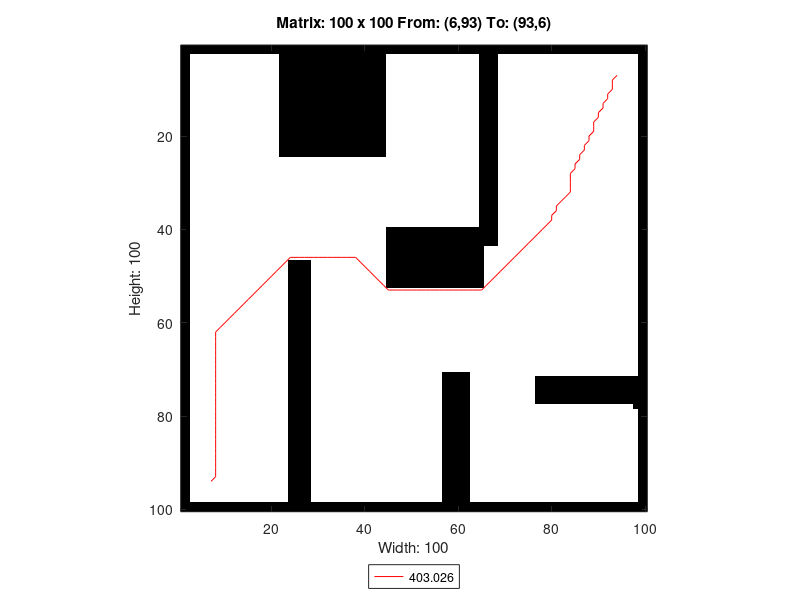

The MATLAB source for this figure:
A=[0 0 0 0 0 0 0 0 0 0 0 0 0 0 0 0 0 0 0 0 0 0 0 0 0 0 0 0 0 0 0 0 0 0 0 0 0 0 0 0 0 0 0 0 0 0 0 0 0 0 0 0 0 0 0 0 0 0 0 0 0 0 0 0 0 0 0 0 0 0 0 0 0 0 0 0 0 0 0 0 0 0 0 0 0 0 0 0 0 0 0 0 0 0 0 0 0 0 0 0 ;
0 0 0 0 0 0 0 0 0 0 0 0 0 0 0 0 0 0 0 0 0 0 0 0 0 0 0 0 0 0 0 0 0 0 0 0 0 0 0 0 0 0 0 0 0 0 0 0 0 0 0 0 0 0 0 0 0 0 0 0 0 0 0 0 0 0 0 0 0 0 0 0 0 0 0 0 0 0 0 0 0 0 0 0 0 0 0 0 0 0 0 0 0 0 0 0 0 0 0 0 ;
0 0 1 1 1 1 1 1 1 1 1 1 1 1 1 1 1 1 1 1 1 0 0 0 0 0 0 0 0 0 0 0 0 0 0 0 0 0 0 0 0 0 0 0 1 1 1 1 1 1 1 1 1 1 1 1 1 1 1 1 1 1 1 1 0 0 0 0 1 1 1 1 1 1 1 1 1 1 1 1 1 1 1 1 1 1 1 1 1 1 1 1 1 1 1 1 1 1 0 0 ;
0 0 1 1 1 1 1 1 1 1 1 1 1 1 1 1 1 1 1 1 1 0 0 0 0 0 0 0 0 0 0 0 0 0 0 0 0 0 0 0 0 0 0 0 1 1 1 1 1 1 1 1 1 1 1 1 1 1 1 1 1 1 1 1 0 0 0 0 1 1 1 1 1 1 1 1 1 1 1 1 1 1 1 1 1 1 1 1 1 1 1 1 1 1 1 1 1 1 0 0 ;
0 0 1 1 1 1 1 1 1 1 1 1 1 1 1 1 1 1 1 1 1 0 0 0 0 0 0 0 0 0 0 0 0 0 0 0 0 0 0 0 0 0 0 0 1 1 1 1 1 1 1 1 1 1 1 1 1 1 1 1 1 1 1 1 0 0 0 0 1 1 1 1 1 1 1 1 1 1 1 1 1 1 1 1 1 1 1 1 1 1 1 1 1 1 1 1 1 1 0 0 ;
0 0 1 1 1 1 1 1 1 1 1 1 1 1 1 1 1 1 1 1 1 0 0 0 0 0 0 0 0 0 0 0 0 0 0 0 0 0 0 0 0 0 0 0 1 1 1 1 1 1 1 1 1 1 1 1 1 1 1 1 1 1 1 1 0 0 0 0 1 1 1 1 1 1 1 1 1 1 1 1 1 1 1 1 1 1 1 1 1 1 1 1 1 1 1 1 1 1 0 0 ;
0 0 1 1 1 1 1 1 1 1 1 1 1 1 1 1 1 1 1 1 1 0 0 0 0 0 0 0 0 0 0 0 0 0 0 0 0 0 0 0 0 0 0 0 1 1 1 1 1 1 1 1 1 1 1 1 1 1 1 1 1 1 1 1 0 0 0 0 1 1 1 1 1 1 1 1 1 1 1 1 1 1 1 1 1 1 1 1 1 1 1 1 1 1 1 1 1 1 0 0 ;
0 0 1 1 1 1 1 1 1 1 1 1 1 1 1 1 1 1 1 1 1 0 0 0 0 0 0 0 0 0 0 0 0 0 0 0 0 0 0 0 0 0 0 0 1 1 1 1 1 1 1 1 1 1 1 1 1 1 1 1 1 1 1 1 0 0 0 0 1 1 1 1 1 1 1 1 1 1 1 1 1 1 1 1 1 1 1 1 1 1 1 1 1 1 1 1 1 1 0 0 ;
0 0 1 1 1 1 1 1 1 1 1 1 1 1 1 1 1 1 1 1 1 0 0 0 0 0 0 0 0 0 0 0 0 0 0 0 0 0 0 0 0 0 0 0 1 1 1 1 1 1 1 1 1 1 1 1 1 1 1 1 1 1 1 1 0 0 0 0 1 1 1 1 1 1 1 1 1 1 1 1 1 1 1 1 1 1 1 1 1 1 1 1 1 1 1 1 1 1 0 0 ;
0 0 1 1 1 1 1 1 1 1 1 1 1 1 1 1 1 1 1 1 1 0 0 0 0 0 0 0 0 0 0 0 0 0 0 0 0 0 0 0 0 0 0 0 1 1 1 1 1 1 1 1 1 1 1 1 1 1 1 1 1 1 1 1 0 0 0 0 1 1 1 1 1 1 1 1 1 1 1 1 1 1 1 1 1 1 1 1 1 1 1 1 1 1 1 1 1 1 0 0 ;
0 0 1 1 1 1 1 1 1 1 1 1 1 1 1 1 1 1 1 1 1 0 0 0 0 0 0 0 0 0 0 0 0 0 0 0 0 0 0 0 0 0 0 0 1 1 1 1 1 1 1 1 1 1 1 1 1 1 1 1 1 1 1 1 0 0 0 0 1 1 1 1 1 1 1 1 1 1 1 1 1 1 1 1 1 1 1 1 1 1 1 1 1 1 1 1 1 1 0 0 ;
0 0 1 1 1 1 1 1 1 1 1 1 1 1 1 1 1 1 1 1 1 0 0 0 0 0 0 0 0 0 0 0 0 0 0 0 0 0 0 0 0 0 0 0 1 1 1 1 1 1 1 1 1 1 1 1 1 1 1 1 1 1 1 1 0 0 0 0 1 1 1 1 1 1 1 1 1 1 1 1 1 1 1 1 1 1 1 1 1 1 1 1 1 1 1 1 1 1 0 0 ;
0 0 1 1 1 1 1 1 1 1 1 1 1 1 1 1 1 1 1 1 1 0 0 0 0 0 0 0 0 0 0 0 0 0 0 0 0 0 0 0 0 0 0 0 1 1 1 1 1 1 1 1 1 1 1 1 1 1 1 1 1 1 1 1 0 0 0 0 1 1 1 1 1 1 1 1 1 1 1 1 1 1 1 1 1 1 1 1 1 1 1 1 1 1 1 1 1 1 0 0 ;
0 0 1 1 1 1 1 1 1 1 1 1 1 1 1 1 1 1 1 1 1 0 0 0 0 0 0 0 0 0 0 0 0 0 0 0 0 0 0 0 0 0 0 0 1 1 1 1 1 1 1 1 1 1 1 1 1 1 1 1 1 1 1 1 0 0 0 0 1 1 1 1 1 1 1 1 1 1 1 1 1 1 1 1 1 1 1 1 1 1 1 1 1 1 1 1 1 1 0 0 ;
0 0 1 1 1 1 1 1 1 1 1 1 1 1 1 1 1 1 1 1 1 0 0 0 0 0 0 0 0 0 0 0 0 0 0 0 0 0 0 0 0 0 0 0 1 1 1 1 1 1 1 1 1 1 1 1 1 1 1 1 1 1 1 1 0 0 0 0 1 1 1 1 1 1 1 1 1 1 1 1 1 1 1 1 1 1 1 1 1 1 1 1 1 1 1 1 1 1 0 0 ;
0 0 1 1 1 1 1 1 1 1 1 1 1 1 1 1 1 1 1 1 1 0 0 0 0 0 0 0 0 0 0 0 0 0 0 0 0 0 0 0 0 0 0 0 1 1 1 1 1 1 1 1 1 1 1 1 1 1 1 1 1 1 1 1 0 0 0 0 1 1 1 1 1 1 1 1 1 1 1 1 1 1 1 1 1 1 1 1 1 1 1 1 1 1 1 1 1 1 0 0 ;
0 0 1 1 1 1 1 1 1 1 1 1 1 1 1 1 1 1 1 1 1 0 0 0 0 0 0 0 0 0 0 0 0 0 0 0 0 0 0 0 0 0 0 0 1 1 1 1 1 1 1 1 1 1 1 1 1 1 1 1 1 1 1 1 0 0 0 0 1 1 1 1 1 1 1 1 1 1 1 1 1 1 1 1 1 1 1 1 1 1 1 1 1 1 1 1 1 1 0 0 ;
0 0 1 1 1 1 1 1 1 1 1 1 1 1 1 1 1 1 1 1 1 0 0 0 0 0 0 0 0 0 0 0 0 0 0 0 0 0 0 0 0 0 0 0 1 1 1 1 1 1 1 1 1 1 1 1 1 1 1 1 1 1 1 1 0 0 0 0 1 1 1 1 1 1 1 1 1 1 1 1 1 1 1 1 1 1 1 1 1 1 1 1 1 1 1 1 1 1 0 0 ;
0 0 1 1 1 1 1 1 1 1 1 1 1 1 1 1 1 1 1 1 1 0 0 0 0 0 0 0 0 0 0 0 0 0 0 0 0 0 0 0 0 0 0 0 1 1 1 1 1 1 1 1 1 1 1 1 1 1 1 1 1 1 1 1 0 0 0 0 1 1 1 1 1 1 1 1 1 1 1 1 1 1 1 1 1 1 1 1 1 1 1 1 1 1 1 1 1 1 0 0 ;
0 0 1 1 1 1 1 1 1 1 1 1 1 1 1 1 1 1 1 1 1 0 0 0 0 0 0 0 0 0 0 0 0 0 0 0 0 0 0 0 0 0 0 0 1 1 1 1 1 1 1 1 1 1 1 1 1 1 1 1 1 1 1 1 0 0 0 0 1 1 1 1 1 1 1 1 1 1 1 1 1 1 1 1 1 1 1 1 1 1 1 1 1 1 1 1 1 1 0 0 ;
0 0 1 1 1 1 1 1 1 1 1 1 1 1 1 1 1 1 1 1 1 0 0 0 0 0 0 0 0 0 0 0 0 0 0 0 0 0 0 0 0 0 0 0 1 1 1 1 1 1 1 1 1 1 1 1 1 1 1 1 1 1 1 1 0 0 0 0 1 1 1 1 1 1 1 1 1 1 1 1 1 1 1 1 1 1 1 1 1 1 1 1 1 1 1 1 1 1 0 0 ;
0 0 1 1 1 1 1 1 1 1 1 1 1 1 1 1 1 1 1 1 1 0 0 0 0 0 0 0 0 0 0 0 0 0 0 0 0 0 0 0 0 0 0 0 1 1 1 1 1 1 1 1 1 1 1 1 1 1 1 1 1 1 1 1 0 0 0 0 1 1 1 1 1 1 1 1 1 1 1 1 1 1 1 1 1 1 1 1 1 1 1 1 1 1 1 1 1 1 0 0 ;
0 0 1 1 1 1 1 1 1 1 1 1 1 1 1 1 1 1 1 1 1 0 0 0 0 0 0 0 0 0 0 0 0 0 0 0 0 0 0 0 0 0 0 0 1 1 1 1 1 1 1 1 1 1 1 1 1 1 1 1 1 1 1 1 0 0 0 0 1 1 1 1 1 1 1 1 1 1 1 1 1 1 1 1 1 1 1 1 1 1 1 1 1 1 1 1 1 1 0 0 ;
0 0 1 1 1 1 1 1 1 1 1 1 1 1 1 1 1 1 1 1 1 0 0 0 0 0 0 0 0 0 0 0 0 0 0 0 0 0 0 0 0 0 0 0 1 1 1 1 1 1 1 1 1 1 1 1 1 1 1 1 1 1 1 1 0 0 0 0 1 1 1 1 1 1 1 1 1 1 1 1 1 1 1 1 1 1 1 1 1 1 1 1 1 1 1 1 1 1 0 0 ;
0 0 1 1 1 1 1 1 1 1 1 1 1 1 1 1 1 1 1 1 1 1 1 1 1 1 1 1 1 1 1 1 1 1 1 1 1 1 1 1 1 1 1 1 1 1 1 1 1 1 1 1 1 1 1 1 1 1 1 1 1 1 1 1 0 0 0 0 1 1 1 1 1 1 1 1 1 1 1 1 1 1 1 1 1 1 1 1 1 1 1 1 1 1 1 1 1 1 0 0 ;
0 0 1 1 1 1 1 1 1 1 1 1 1 1 1 1 1 1 1 1 1 1 1 1 1 1 1 1 1 1 1 1 1 1 1 1 1 1 1 1 1 1 1 1 1 1 1 1 1 1 1 1 1 1 1 1 1 1 1 1 1 1 1 1 0 0 0 0 1 1 1 1 1 1 1 1 1 1 1 1 1 1 1 1 1 1 1 1 1 1 1 1 1 1 1 1 1 1 0 0 ;
0 0 1 1 1 1 1 1 1 1 1 1 1 1 1 1 1 1 1 1 1 1 1 1 1 1 1 1 1 1 1 1 1 1 1 1 1 1 1 1 1 1 1 1 1 1 1 1 1 1 1 1 1 1 1 1 1 1 1 1 1 1 1 1 0 0 0 0 1 1 1 1 1 1 1 1 1 1 1 1 1 1 1 1 1 1 1 1 1 1 1 1 1 1 1 1 1 1 0 0 ;
0 0 1 1 1 1 1 1 1 1 1 1 1 1 1 1 1 1 1 1 1 1 1 1 1 1 1 1 1 1 1 1 1 1 1 1 1 1 1 1 1 1 1 1 1 1 1 1 1 1 1 1 1 1 1 1 1 1 1 1 1 1 1 1 0 0 0 0 1 1 1 1 1 1 1 1 1 1 1 1 1 1 1 1 1 1 1 1 1 1 1 1 1 1 1 1 1 1 0 0 ;
0 0 1 1 1 1 1 1 1 1 1 1 1 1 1 1 1 1 1 1 1 1 1 1 1 1 1 1 1 1 1 1 1 1 1 1 1 1 1 1 1 1 1 1 1 1 1 1 1 1 1 1 1 1 1 1 1 1 1 1 1 1 1 1 0 0 0 0 1 1 1 1 1 1 1 1 1 1 1 1 1 1 1 1 1 1 1 1 1 1 1 1 1 1 1 1 1 1 0 0 ;
0 0 1 1 1 1 1 1 1 1 1 1 1 1 1 1 1 1 1 1 1 1 1 1 1 1 1 1 1 1 1 1 1 1 1 1 1 1 1 1 1 1 1 1 1 1 1 1 1 1 1 1 1 1 1 1 1 1 1 1 1 1 1 1 0 0 0 0 1 1 1 1 1 1 1 1 1 1 1 1 1 1 1 1 1 1 1 1 1 1 1 1 1 1 1 1 1 1 0 0 ;
0 0 1 1 1 1 1 1 1 1 1 1 1 1 1 1 1 1 1 1 1 1 1 1 1 1 1 1 1 1 1 1 1 1 1 1 1 1 1 1 1 1 1 1 1 1 1 1 1 1 1 1 1 1 1 1 1 1 1 1 1 1 1 1 0 0 0 0 1 1 1 1 1 1 1 1 1 1 1 1 1 1 1 1 1 1 1 1 1 1 1 1 1 1 1 1 1 1 0 0 ;
0 0 1 1 1 1 1 1 1 1 1 1 1 1 1 1 1 1 1 1 1 1 1 1 1 1 1 1 1 1 1 1 1 1 1 1 1 1 1 1 1 1 1 1 1 1 1 1 1 1 1 1 1 1 1 1 1 1 1 1 1 1 1 1 0 0 0 0 1 1 1 1 1 1 1 1 1 1 1 1 1 1 1 1 1 1 1 1 1 1 1 1 1 1 1 1 1 1 0 0 ;
0 0 1 1 1 1 1 1 1 1 1 1 1 1 1 1 1 1 1 1 1 1 1 1 1 1 1 1 1 1 1 1 1 1 1 1 1 1 1 1 1 1 1 1 1 1 1 1 1 1 1 1 1 1 1 1 1 1 1 1 1 1 1 1 0 0 0 0 1 1 1 1 1 1 1 1 1 1 1 1 1 1 1 1 1 1 1 1 1 1 1 1 1 1 1 1 1 1 0 0 ;
0 0 1 1 1 1 1 1 1 1 1 1 1 1 1 1 1 1 1 1 1 1 1 1 1 1 1 1 1 1 1 1 1 1 1 1 1 1 1 1 1 1 1 1 1 1 1 1 1 1 1 1 1 1 1 1 1 1 1 1 1 1 1 1 0 0 0 0 1 1 1 1 1 1 1 1 1 1 1 1 1 1 1 1 1 1 1 1 1 1 1 1 1 1 1 1 1 1 0 0 ;
0 0 1 1 1 1 1 1 1 1 1 1 1 1 1 1 1 1 1 1 1 1 1 1 1 1 1 1 1 1 1 1 1 1 1 1 1 1 1 1 1 1 1 1 1 1 1 1 1 1 1 1 1 1 1 1 1 1 1 1 1 1 1 1 0 0 0 0 1 1 1 1 1 1 1 1 1 1 1 1 1 1 1 1 1 1 1 1 1 1 1 1 1 1 1 1 1 1 0 0 ;
0 0 1 1 1 1 1 1 1 1 1 1 1 1 1 1 1 1 1 1 1 1 1 1 1 1 1 1 1 1 1 1 1 1 1 1 1 1 1 1 1 1 1 1 1 1 1 1 1 1 1 1 1 1 1 1 1 1 1 1 1 1 1 1 0 0 0 0 1 1 1 1 1 1 1 1 1 1 1 1 1 1 1 1 1 1 1 1 1 1 1 1 1 1 1 1 1 1 0 0 ;
0 0 1 1 1 1 1 1 1 1 1 1 1 1 1 1 1 1 1 1 1 1 1 1 1 1 1 1 1 1 1 1 1 1 1 1 1 1 1 1 1 1 1 1 1 1 1 1 1 1 1 1 1 1 1 1 1 1 1 1 1 1 1 1 0 0 0 0 1 1 1 1 1 1 1 1 1 1 1 1 1 1 1 1 1 1 1 1 1 1 1 1 1 1 1 1 1 1 0 0 ;
0 0 1 1 1 1 1 1 1 1 1 1 1 1 1 1 1 1 1 1 1 1 1 1 1 1 1 1 1 1 1 1 1 1 1 1 1 1 1 1 1 1 1 1 1 1 1 1 1 1 1 1 1 1 1 1 1 1 1 1 1 1 1 1 0 0 0 0 1 1 1 1 1 1 1 1 1 1 1 1 1 1 1 1 1 1 1 1 1 1 1 1 1 1 1 1 1 1 0 0 ;
0 0 1 1 1 1 1 1 1 1 1 1 1 1 1 1 1 1 1 1 1 1 1 1 1 1 1 1 1 1 1 1 1 1 1 1 1 1 1 1 1 1 1 1 1 1 1 1 1 1 1 1 1 1 1 1 1 1 1 1 1 1 1 1 0 0 0 0 1 1 1 1 1 1 1 1 1 1 1 1 1 1 1 1 1 1 1 1 1 1 1 1 1 1 1 1 1 1 0 0 ;
0 0 1 1 1 1 1 1 1 1 1 1 1 1 1 1 1 1 1 1 1 1 1 1 1 1 1 1 1 1 1 1 1 1 1 1 1 1 1 1 1 1 1 1 0 0 0 0 0 0 0 0 0 0 0 0 0 0 0 0 0 0 0 0 0 0 0 0 1 1 1 1 1 1 1 1 1 1 1 1 1 1 1 1 1 1 1 1 1 1 1 1 1 1 1 1 1 1 0 0 ;
0 0 1 1 1 1 1 1 1 1 1 1 1 1 1 1 1 1 1 1 1 1 1 1 1 1 1 1 1 1 1 1 1 1 1 1 1 1 1 1 1 1 1 1 0 0 0 0 0 0 0 0 0 0 0 0 0 0 0 0 0 0 0 0 0 0 0 0 1 1 1 1 1 1 1 1 1 1 1 1 1 1 1 1 1 1 1 1 1 1 1 1 1 1 1 1 1 1 0 0 ;
0 0 1 1 1 1 1 1 1 1 1 1 1 1 1 1 1 1 1 1 1 1 1 1 1 1 1 1 1 1 1 1 1 1 1 1 1 1 1 1 1 1 1 1 0 0 0 0 0 0 0 0 0 0 0 0 0 0 0 0 0 0 0 0 0 0 0 0 1 1 1 1 1 1 1 1 1 1 1 1 1 1 1 1 1 1 1 1 1 1 1 1 1 1 1 1 1 1 0 0 ;
0 0 1 1 1 1 1 1 1 1 1 1 1 1 1 1 1 1 1 1 1 1 1 1 1 1 1 1 1 1 1 1 1 1 1 1 1 1 1 1 1 1 1 1 0 0 0 0 0 0 0 0 0 0 0 0 0 0 0 0 0 0 0 0 0 0 0 0 1 1 1 1 1 1 1 1 1 1 1 1 1 1 1 1 1 1 1 1 1 1 1 1 1 1 1 1 1 1 0 0 ;
0 0 1 1 1 1 1 1 1 1 1 1 1 1 1 1 1 1 1 1 1 1 1 1 1 1 1 1 1 1 1 1 1 1 1 1 1 1 1 1 1 1 1 1 0 0 0 0 0 0 0 0 0 0 0 0 0 0 0 0 0 0 0 0 0 1 1 1 1 1 1 1 1 1 1 1 1 1 1 1 1 1 1 1 1 1 1 1 1 1 1 1 1 1 1 1 1 1 0 0 ;
0 0 1 1 1 1 1 1 1 1 1 1 1 1 1 1 1 1 1 1 1 1 1 1 1 1 1 1 1 1 1 1 1 1 1 1 1 1 1 1 1 1 1 1 0 0 0 0 0 0 0 0 0 0 0 0 0 0 0 0 0 0 0 0 0 1 1 1 1 1 1 1 1 1 1 1 1 1 1 1 1 1 1 1 1 1 1 1 1 1 1 1 1 1 1 1 1 1 0 0 ;
0 0 1 1 1 1 1 1 1 1 1 1 1 1 1 1 1 1 1 1 1 1 1 1 1 1 1 1 1 1 1 1 1 1 1 1 1 1 1 1 1 1 1 1 0 0 0 0 0 0 0 0 0 0 0 0 0 0 0 0 0 0 0 0 0 1 1 1 1 1 1 1 1 1 1 1 1 1 1 1 1 1 1 1 1 1 1 1 1 1 1 1 1 1 1 1 1 1 0 0 ;
0 0 1 1 1 1 1 1 1 1 1 1 1 1 1 1 1 1 1 1 1 1 1 0 0 0 0 0 1 1 1 1 1 1 1 1 1 1 1 1 1 1 1 1 0 0 0 0 0 0 0 0 0 0 0 0 0 0 0 0 0 0 0 0 0 1 1 1 1 1 1 1 1 1 1 1 1 1 1 1 1 1 1 1 1 1 1 1 1 1 1 1 1 1 1 1 1 1 0 0 ;
0 0 1 1 1 1 1 1 1 1 1 1 1 1 1 1 1 1 1 1 1 1 1 0 0 0 0 0 1 1 1 1 1 1 1 1 1 1 1 1 1 1 1 1 0 0 0 0 0 0 0 0 0 0 0 0 0 0 0 0 0 0 0 0 0 1 1 1 1 1 1 1 1 1 1 1 1 1 1 1 1 1 1 1 1 1 1 1 1 1 1 1 1 1 1 1 1 1 0 0 ;
0 0 1 1 1 1 1 1 1 1 1 1 1 1 1 1 1 1 1 1 1 1 1 0 0 0 0 0 1 1 1 1 1 1 1 1 1 1 1 1 1 1 1 1 0 0 0 0 0 0 0 0 0 0 0 0 0 0 0 0 0 0 0 0 0 1 1 1 1 1 1 1 1 1 1 1 1 1 1 1 1 1 1 1 1 1 1 1 1 1 1 1 1 1 1 1 1 1 0 0 ;
0 0 1 1 1 1 1 1 1 1 1 1 1 1 1 1 1 1 1 1 1 1 1 0 0 0 0 0 1 1 1 1 1 1 1 1 1 1 1 1 1 1 1 1 0 0 0 0 0 0 0 0 0 0 0 0 0 0 0 0 0 0 0 0 0 1 1 1 1 1 1 1 1 1 1 1 1 1 1 1 1 1 1 1 1 1 1 1 1 1 1 1 1 1 1 1 1 1 0 0 ;
0 0 1 1 1 1 1 1 1 1 1 1 1 1 1 1 1 1 1 1 1 1 1 0 0 0 0 0 1 1 1 1 1 1 1 1 1 1 1 1 1 1 1 1 0 0 0 0 0 0 0 0 0 0 0 0 0 0 0 0 0 0 0 0 0 1 1 1 1 1 1 1 1 1 1 1 1 1 1 1 1 1 1 1 1 1 1 1 1 1 1 1 1 1 1 1 1 1 0 0 ;
0 0 1 1 1 1 1 1 1 1 1 1 1 1 1 1 1 1 1 1 1 1 1 0 0 0 0 0 1 1 1 1 1 1 1 1 1 1 1 1 1 1 1 1 0 0 0 0 0 0 0 0 0 0 0 0 0 0 0 0 0 0 0 0 0 1 1 1 1 1 1 1 1 1 1 1 1 1 1 1 1 1 1 1 1 1 1 1 1 1 1 1 1 1 1 1 1 1 0 0 ;
0 0 1 1 1 1 1 1 1 1 1 1 1 1 1 1 1 1 1 1 1 1 1 0 0 0 0 0 1 1 1 1 1 1 1 1 1 1 1 1 1 1 1 1 1 1 1 1 1 1 1 1 1 1 1 1 1 1 1 1 1 1 1 1 1 1 1 1 1 1 1 1 1 1 1 1 1 1 1 1 1 1 1 1 1 1 1 1 1 1 1 1 1 1 1 1 1 1 0 0 ;
0 0 1 1 1 1 1 1 1 1 1 1 1 1 1 1 1 1 1 1 1 1 1 0 0 0 0 0 1 1 1 1 1 1 1 1 1 1 1 1 1 1 1 1 1 1 1 1 1 1 1 1 1 1 1 1 1 1 1 1 1 1 1 1 1 1 1 1 1 1 1 1 1 1 1 1 1 1 1 1 1 1 1 1 1 1 1 1 1 1 1 1 1 1 1 1 1 1 0 0 ;
0 0 1 1 1 1 1 1 1 1 1 1 1 1 1 1 1 1 1 1 1 1 1 0 0 0 0 0 1 1 1 1 1 1 1 1 1 1 1 1 1 1 1 1 1 1 1 1 1 1 1 1 1 1 1 1 1 1 1 1 1 1 1 1 1 1 1 1 1 1 1 1 1 1 1 1 1 1 1 1 1 1 1 1 1 1 1 1 1 1 1 1 1 1 1 1 1 1 0 0 ;
0 0 1 1 1 1 1 1 1 1 1 1 1 1 1 1 1 1 1 1 1 1 1 0 0 0 0 0 1 1 1 1 1 1 1 1 1 1 1 1 1 1 1 1 1 1 1 1 1 1 1 1 1 1 1 1 1 1 1 1 1 1 1 1 1 1 1 1 1 1 1 1 1 1 1 1 1 1 1 1 1 1 1 1 1 1 1 1 1 1 1 1 1 1 1 1 1 1 0 0 ;
0 0 1 1 1 1 1 1 1 1 1 1 1 1 1 1 1 1 1 1 1 1 1 0 0 0 0 0 1 1 1 1 1 1 1 1 1 1 1 1 1 1 1 1 1 1 1 1 1 1 1 1 1 1 1 1 1 1 1 1 1 1 1 1 1 1 1 1 1 1 1 1 1 1 1 1 1 1 1 1 1 1 1 1 1 1 1 1 1 1 1 1 1 1 1 1 1 1 0 0 ;
0 0 1 1 1 1 1 1 1 1 1 1 1 1 1 1 1 1 1 1 1 1 1 0 0 0 0 0 1 1 1 1 1 1 1 1 1 1 1 1 1 1 1 1 1 1 1 1 1 1 1 1 1 1 1 1 1 1 1 1 1 1 1 1 1 1 1 1 1 1 1 1 1 1 1 1 1 1 1 1 1 1 1 1 1 1 1 1 1 1 1 1 1 1 1 1 1 1 0 0 ;
0 0 1 1 1 1 1 1 1 1 1 1 1 1 1 1 1 1 1 1 1 1 1 0 0 0 0 0 1 1 1 1 1 1 1 1 1 1 1 1 1 1 1 1 1 1 1 1 1 1 1 1 1 1 1 1 1 1 1 1 1 1 1 1 1 1 1 1 1 1 1 1 1 1 1 1 1 1 1 1 1 1 1 1 1 1 1 1 1 1 1 1 1 1 1 1 1 1 0 0 ;
0 0 1 1 1 1 1 1 1 1 1 1 1 1 1 1 1 1 1 1 1 1 1 0 0 0 0 0 1 1 1 1 1 1 1 1 1 1 1 1 1 1 1 1 1 1 1 1 1 1 1 1 1 1 1 1 1 1 1 1 1 1 1 1 1 1 1 1 1 1 1 1 1 1 1 1 1 1 1 1 1 1 1 1 1 1 1 1 1 1 1 1 1 1 1 1 1 1 0 0 ;
0 0 1 1 1 1 1 1 1 1 1 1 1 1 1 1 1 1 1 1 1 1 1 0 0 0 0 0 1 1 1 1 1 1 1 1 1 1 1 1 1 1 1 1 1 1 1 1 1 1 1 1 1 1 1 1 1 1 1 1 1 1 1 1 1 1 1 1 1 1 1 1 1 1 1 1 1 1 1 1 1 1 1 1 1 1 1 1 1 1 1 1 1 1 1 1 1 1 0 0 ;
0 0 1 1 1 1 1 1 1 1 1 1 1 1 1 1 1 1 1 1 1 1 1 0 0 0 0 0 1 1 1 1 1 1 1 1 1 1 1 1 1 1 1 1 1 1 1 1 1 1 1 1 1 1 1 1 1 1 1 1 1 1 1 1 1 1 1 1 1 1 1 1 1 1 1 1 1 1 1 1 1 1 1 1 1 1 1 1 1 1 1 1 1 1 1 1 1 1 0 0 ;
0 0 1 1 1 1 1 1 1 1 1 1 1 1 1 1 1 1 1 1 1 1 1 0 0 0 0 0 1 1 1 1 1 1 1 1 1 1 1 1 1 1 1 1 1 1 1 1 1 1 1 1 1 1 1 1 1 1 1 1 1 1 1 1 1 1 1 1 1 1 1 1 1 1 1 1 1 1 1 1 1 1 1 1 1 1 1 1 1 1 1 1 1 1 1 1 1 1 0 0 ;
0 0 1 1 1 1 1 1 1 1 1 1 1 1 1 1 1 1 1 1 1 1 1 0 0 0 0 0 1 1 1 1 1 1 1 1 1 1 1 1 1 1 1 1 1 1 1 1 1 1 1 1 1 1 1 1 1 1 1 1 1 1 1 1 1 1 1 1 1 1 1 1 1 1 1 1 1 1 1 1 1 1 1 1 1 1 1 1 1 1 1 1 1 1 1 1 1 1 0 0 ;
0 0 1 1 1 1 1 1 1 1 1 1 1 1 1 1 1 1 1 1 1 1 1 0 0 0 0 0 1 1 1 1 1 1 1 1 1 1 1 1 1 1 1 1 1 1 1 1 1 1 1 1 1 1 1 1 1 1 1 1 1 1 1 1 1 1 1 1 1 1 1 1 1 1 1 1 1 1 1 1 1 1 1 1 1 1 1 1 1 1 1 1 1 1 1 1 1 1 0 0 ;
0 0 1 1 1 1 1 1 1 1 1 1 1 1 1 1 1 1 1 1 1 1 1 0 0 0 0 0 1 1 1 1 1 1 1 1 1 1 1 1 1 1 1 1 1 1 1 1 1 1 1 1 1 1 1 1 1 1 1 1 1 1 1 1 1 1 1 1 1 1 1 1 1 1 1 1 1 1 1 1 1 1 1 1 1 1 1 1 1 1 1 1 1 1 1 1 1 1 0 0 ;
0 0 1 1 1 1 1 1 1 1 1 1 1 1 1 1 1 1 1 1 1 1 1 0 0 0 0 0 1 1 1 1 1 1 1 1 1 1 1 1 1 1 1 1 1 1 1 1 1 1 1 1 1 1 1 1 1 1 1 1 1 1 1 1 1 1 1 1 1 1 1 1 1 1 1 1 1 1 1 1 1 1 1 1 1 1 1 1 1 1 1 1 1 1 1 1 1 1 0 0 ;
0 0 1 1 1 1 1 1 1 1 1 1 1 1 1 1 1 1 1 1 1 1 1 0 0 0 0 0 1 1 1 1 1 1 1 1 1 1 1 1 1 1 1 1 1 1 1 1 1 1 1 1 1 1 1 1 1 1 1 1 1 1 1 1 1 1 1 1 1 1 1 1 1 1 1 1 1 1 1 1 1 1 1 1 1 1 1 1 1 1 1 1 1 1 1 1 1 1 0 0 ;
0 0 1 1 1 1 1 1 1 1 1 1 1 1 1 1 1 1 1 1 1 1 1 0 0 0 0 0 1 1 1 1 1 1 1 1 1 1 1 1 1 1 1 1 1 1 1 1 1 1 1 1 1 1 1 1 1 1 1 1 1 1 1 1 1 1 1 1 1 1 1 1 1 1 1 1 1 1 1 1 1 1 1 1 1 1 1 1 1 1 1 1 1 1 1 1 1 1 0 0 ;
0 0 1 1 1 1 1 1 1 1 1 1 1 1 1 1 1 1 1 1 1 1 1 0 0 0 0 0 1 1 1 1 1 1 1 1 1 1 1 1 1 1 1 1 1 1 1 1 1 1 1 1 1 1 1 1 1 1 1 1 1 1 1 1 1 1 1 1 1 1 1 1 1 1 1 1 1 1 1 1 1 1 1 1 1 1 1 1 1 1 1 1 1 1 1 1 1 1 0 0 ;
0 0 1 1 1 1 1 1 1 1 1 1 1 1 1 1 1 1 1 1 1 1 1 0 0 0 0 0 1 1 1 1 1 1 1 1 1 1 1 1 1 1 1 1 1 1 1 1 1 1 1 1 1 1 1 1 0 0 0 0 0 0 1 1 1 1 1 1 1 1 1 1 1 1 1 1 1 1 1 1 1 1 1 1 1 1 1 1 1 1 1 1 1 1 1 1 1 1 0 0 ;
0 0 1 1 1 1 1 1 1 1 1 1 1 1 1 1 1 1 1 1 1 1 1 0 0 0 0 0 1 1 1 1 1 1 1 1 1 1 1 1 1 1 1 1 1 1 1 1 1 1 1 1 1 1 1 1 0 0 0 0 0 0 1 1 1 1 1 1 1 1 1 1 1 1 1 1 0 0 0 0 0 0 0 0 0 0 0 0 0 0 0 0 0 0 0 0 0 0 0 0 ;
0 0 1 1 1 1 1 1 1 1 1 1 1 1 1 1 1 1 1 1 1 1 1 0 0 0 0 0 1 1 1 1 1 1 1 1 1 1 1 1 1 1 1 1 1 1 1 1 1 1 1 1 1 1 1 1 0 0 0 0 0 0 1 1 1 1 1 1 1 1 1 1 1 1 1 1 0 0 0 0 0 0 0 0 0 0 0 0 0 0 0 0 0 0 0 0 0 0 0 0 ;
0 0 1 1 1 1 1 1 1 1 1 1 1 1 1 1 1 1 1 1 1 1 1 0 0 0 0 0 1 1 1 1 1 1 1 1 1 1 1 1 1 1 1 1 1 1 1 1 1 1 1 1 1 1 1 1 0 0 0 0 0 0 1 1 1 1 1 1 1 1 1 1 1 1 1 1 0 0 0 0 0 0 0 0 0 0 0 0 0 0 0 0 0 0 0 0 0 0 0 0 ;
0 0 1 1 1 1 1 1 1 1 1 1 1 1 1 1 1 1 1 1 1 1 1 0 0 0 0 0 1 1 1 1 1 1 1 1 1 1 1 1 1 1 1 1 1 1 1 1 1 1 1 1 1 1 1 1 0 0 0 0 0 0 1 1 1 1 1 1 1 1 1 1 1 1 1 1 0 0 0 0 0 0 0 0 0 0 0 0 0 0 0 0 0 0 0 0 0 0 0 0 ;
0 0 1 1 1 1 1 1 1 1 1 1 1 1 1 1 1 1 1 1 1 1 1 0 0 0 0 0 1 1 1 1 1 1 1 1 1 1 1 1 1 1 1 1 1 1 1 1 1 1 1 1 1 1 1 1 0 0 0 0 0 0 1 1 1 1 1 1 1 1 1 1 1 1 1 1 0 0 0 0 0 0 0 0 0 0 0 0 0 0 0 0 0 0 0 0 0 0 0 0 ;
0 0 1 1 1 1 1 1 1 1 1 1 1 1 1 1 1 1 1 1 1 1 1 0 0 0 0 0 1 1 1 1 1 1 1 1 1 1 1 1 1 1 1 1 1 1 1 1 1 1 1 1 1 1 1 1 0 0 0 0 0 0 1 1 1 1 1 1 1 1 1 1 1 1 1 1 0 0 0 0 0 0 0 0 0 0 0 0 0 0 0 0 0 0 0 0 0 0 0 0 ;
0 0 1 1 1 1 1 1 1 1 1 1 1 1 1 1 1 1 1 1 1 1 1 0 0 0 0 0 1 1 1 1 1 1 1 1 1 1 1 1 1 1 1 1 1 1 1 1 1 1 1 1 1 1 1 1 0 0 0 0 0 0 1 1 1 1 1 1 1 1 1 1 1 1 1 1 1 1 1 1 1 1 1 1 1 1 1 1 1 1 1 1 1 1 1 1 1 0 0 0 ;
0 0 1 1 1 1 1 1 1 1 1 1 1 1 1 1 1 1 1 1 1 1 1 0 0 0 0 0 1 1 1 1 1 1 1 1 1 1 1 1 1 1 1 1 1 1 1 1 1 1 1 1 1 1 1 1 0 0 0 0 0 0 1 1 1 1 1 1 1 1 1 1 1 1 1 1 1 1 1 1 1 1 1 1 1 1 1 1 1 1 1 1 1 1 1 1 1 1 0 0 ;
0 0 1 1 1 1 1 1 1 1 1 1 1 1 1 1 1 1 1 1 1 1 1 0 0 0 0 0 1 1 1 1 1 1 1 1 1 1 1 1 1 1 1 1 1 1 1 1 1 1 1 1 1 1 1 1 0 0 0 0 0 0 1 1 1 1 1 1 1 1 1 1 1 1 1 1 1 1 1 1 1 1 1 1 1 1 1 1 1 1 1 1 1 1 1 1 1 1 0 0 ;
0 0 1 1 1 1 1 1 1 1 1 1 1 1 1 1 1 1 1 1 1 1 1 0 0 0 0 0 1 1 1 1 1 1 1 1 1 1 1 1 1 1 1 1 1 1 1 1 1 1 1 1 1 1 1 1 0 0 0 0 0 0 1 1 1 1 1 1 1 1 1 1 1 1 1 1 1 1 1 1 1 1 1 1 1 1 1 1 1 1 1 1 1 1 1 1 1 1 0 0 ;
0 0 1 1 1 1 1 1 1 1 1 1 1 1 1 1 1 1 1 1 1 1 1 0 0 0 0 0 1 1 1 1 1 1 1 1 1 1 1 1 1 1 1 1 1 1 1 1 1 1 1 1 1 1 1 1 0 0 0 0 0 0 1 1 1 1 1 1 1 1 1 1 1 1 1 1 1 1 1 1 1 1 1 1 1 1 1 1 1 1 1 1 1 1 1 1 1 1 0 0 ;
0 0 1 1 1 1 1 1 1 1 1 1 1 1 1 1 1 1 1 1 1 1 1 0 0 0 0 0 1 1 1 1 1 1 1 1 1 1 1 1 1 1 1 1 1 1 1 1 1 1 1 1 1 1 1 1 0 0 0 0 0 0 1 1 1 1 1 1 1 1 1 1 1 1 1 1 1 1 1 1 1 1 1 1 1 1 1 1 1 1 1 1 1 1 1 1 1 1 0 0 ;
0 0 1 1 1 1 1 1 1 1 1 1 1 1 1 1 1 1 1 1 1 1 1 0 0 0 0 0 1 1 1 1 1 1 1 1 1 1 1 1 1 1 1 1 1 1 1 1 1 1 1 1 1 1 1 1 0 0 0 0 0 0 1 1 1 1 1 1 1 1 1 1 1 1 1 1 1 1 1 1 1 1 1 1 1 1 1 1 1 1 1 1 1 1 1 1 1 1 0 0 ;
0 0 1 1 1 1 1 1 1 1 1 1 1 1 1 1 1 1 1 1 1 1 1 0 0 0 0 0 1 1 1 1 1 1 1 1 1 1 1 1 1 1 1 1 1 1 1 1 1 1 1 1 1 1 1 1 0 0 0 0 0 0 1 1 1 1 1 1 1 1 1 1 1 1 1 1 1 1 1 1 1 1 1 1 1 1 1 1 1 1 1 1 1 1 1 1 1 1 0 0 ;
0 0 1 1 1 1 1 1 1 1 1 1 1 1 1 1 1 1 1 1 1 1 1 0 0 0 0 0 1 1 1 1 1 1 1 1 1 1 1 1 1 1 1 1 1 1 1 1 1 1 1 1 1 1 1 1 0 0 0 0 0 0 1 1 1 1 1 1 1 1 1 1 1 1 1 1 1 1 1 1 1 1 1 1 1 1 1 1 1 1 1 1 1 1 1 1 1 1 0 0 ;
0 0 1 1 1 1 1 1 1 1 1 1 1 1 1 1 1 1 1 1 1 1 1 0 0 0 0 0 1 1 1 1 1 1 1 1 1 1 1 1 1 1 1 1 1 1 1 1 1 1 1 1 1 1 1 1 0 0 0 0 0 0 1 1 1 1 1 1 1 1 1 1 1 1 1 1 1 1 1 1 1 1 1 1 1 1 1 1 1 1 1 1 1 1 1 1 1 1 0 0 ;
0 0 1 1 1 1 1 1 1 1 1 1 1 1 1 1 1 1 1 1 1 1 1 0 0 0 0 0 1 1 1 1 1 1 1 1 1 1 1 1 1 1 1 1 1 1 1 1 1 1 1 1 1 1 1 1 0 0 0 0 0 0 1 1 1 1 1 1 1 1 1 1 1 1 1 1 1 1 1 1 1 1 1 1 1 1 1 1 1 1 1 1 1 1 1 1 1 1 0 0 ;
0 0 1 1 1 1 1 1 1 1 1 1 1 1 1 1 1 1 1 1 1 1 1 0 0 0 0 0 1 1 1 1 1 1 1 1 1 1 1 1 1 1 1 1 1 1 1 1 1 1 1 1 1 1 1 1 0 0 0 0 0 0 1 1 1 1 1 1 1 1 1 1 1 1 1 1 1 1 1 1 1 1 1 1 1 1 1 1 1 1 1 1 1 1 1 1 1 1 0 0 ;
0 0 1 1 1 1 1 1 1 1 1 1 1 1 1 1 1 1 1 1 1 1 1 0 0 0 0 0 1 1 1 1 1 1 1 1 1 1 1 1 1 1 1 1 1 1 1 1 1 1 1 1 1 1 1 1 0 0 0 0 0 0 1 1 1 1 1 1 1 1 1 1 1 1 1 1 1 1 1 1 1 1 1 1 1 1 1 1 1 1 1 1 1 1 1 1 1 1 0 0 ;
0 0 1 1 1 1 1 1 1 1 1 1 1 1 1 1 1 1 1 1 1 1 1 0 0 0 0 0 1 1 1 1 1 1 1 1 1 1 1 1 1 1 1 1 1 1 1 1 1 1 1 1 1 1 1 1 0 0 0 0 0 0 1 1 1 1 1 1 1 1 1 1 1 1 1 1 1 1 1 1 1 1 1 1 1 1 1 1 1 1 1 1 1 1 1 1 1 1 0 0 ;
0 0 1 1 1 1 1 1 1 1 1 1 1 1 1 1 1 1 1 1 1 1 1 0 0 0 0 0 1 1 1 1 1 1 1 1 1 1 1 1 1 1 1 1 1 1 1 1 1 1 1 1 1 1 1 1 0 0 0 0 0 0 1 1 1 1 1 1 1 1 1 1 1 1 1 1 1 1 1 1 1 1 1 1 1 1 1 1 1 1 1 1 1 1 1 1 1 1 0 0 ;
0 0 1 1 1 1 1 1 1 1 1 1 1 1 1 1 1 1 1 1 1 1 1 0 0 0 0 0 1 1 1 1 1 1 1 1 1 1 1 1 1 1 1 1 1 1 1 1 1 1 1 1 1 1 1 1 0 0 0 0 0 0 1 1 1 1 1 1 1 1 1 1 1 1 1 1 1 1 1 1 1 1 1 1 1 1 1 1 1 1 1 1 1 1 1 1 1 1 0 0 ;
0 0 1 1 1 1 1 1 1 1 1 1 1 1 1 1 1 1 1 1 1 1 1 0 0 0 0 0 1 1 1 1 1 1 1 1 1 1 1 1 1 1 1 1 1 1 1 1 1 1 1 1 1 1 1 1 0 0 0 0 0 0 1 1 1 1 1 1 1 1 1 1 1 1 1 1 1 1 1 1 1 1 1 1 1 1 1 1 1 1 1 1 1 1 1 1 1 1 0 0 ;
0 0 1 1 1 1 1 1 1 1 1 1 1 1 1 1 1 1 1 1 1 1 1 0 0 0 0 0 1 1 1 1 1 1 1 1 1 1 1 1 1 1 1 1 1 1 1 1 1 1 1 1 1 1 1 1 0 0 0 0 0 0 1 1 1 1 1 1 1 1 1 1 1 1 1 1 1 1 1 1 1 1 1 1 1 1 1 1 1 1 1 1 1 1 1 1 1 1 0 0 ;
0 0 1 1 1 1 1 1 1 1 1 1 1 1 1 1 1 1 1 1 1 1 1 0 0 0 0 0 1 1 1 1 1 1 1 1 1 1 1 1 1 1 1 1 1 1 1 1 1 1 1 1 1 1 1 1 0 0 0 0 0 0 1 1 1 1 1 1 1 1 1 1 1 1 1 1 1 1 1 1 1 1 1 1 1 1 1 1 1 1 1 1 1 1 1 1 1 1 0 0 ;
0 0 1 1 1 1 1 1 1 1 1 1 1 1 1 1 1 1 1 1 1 1 1 0 0 0 0 0 1 1 1 1 1 1 1 1 1 1 1 1 1 1 1 1 1 1 1 1 1 1 1 1 1 1 1 1 0 0 0 0 0 0 1 1 1 1 1 1 1 1 1 1 1 1 1 1 1 1 1 1 1 1 1 1 1 1 1 1 1 1 1 1 1 1 1 1 1 1 0 0 ;
0 0 1 1 1 1 1 1 1 1 1 1 1 1 1 1 1 1 1 1 1 1 1 0 0 0 0 0 1 1 1 1 1 1 1 1 1 1 1 1 1 1 1 1 1 1 1 1 1 1 1 1 1 1 1 1 0 0 0 0 0 0 1 1 1 1 1 1 1 1 1 1 1 1 1 1 1 1 1 1 1 1 1 1 1 1 1 1 1 1 1 1 1 1 1 1 1 1 0 0 ;
0 0 0 0 0 0 0 0 0 0 0 0 0 0 0 0 0 0 0 0 0 0 0 0 0 0 0 0 0 0 0 0 0 0 0 0 0 0 0 0 0 0 0 0 0 0 0 0 0 0 0 0 0 0 0 0 0 0 0 0 0 0 0 0 0 0 0 0 0 0 0 0 0 0 0 0 0 0 0 0 0 0 0 0 0 0 0 0 0 0 0 0 0 0 0 0 0 0 0 0 ;
0 0 0 0 0 0 0 0 0 0 0 0 0 0 0 0 0 0 0 0 0 0 0 0 0 0 0 0 0 0 0 0 0 0 0 0 0 0 0 0 0 0 0 0 0 0 0 0 0 0 0 0 0 0 0 0 0 0 0 0 0 0 0 0 0 0 0 0 0 0 0 0 0 0 0 0 0 0 0 0 0 0 0 0 0 0 0 0 0 0 0 0 0 0 0 0 0 0 0 0 ;
];
imshow(A);
axis on
hold on
title('Matrix: 100 x 100 From: (6,93) To: (93,6)');
xlabel('Width: 100');
ylabel('Height: 100');
X=[94,94,93,93,93,92,92,91,91,90,90,89,89,89,88,88,87,87,86,86,85,85,84,84,84,84,84,83,82,81,81,80,80,79,78,77,76,75,74,73,72,71,70,69,68,67,66,65,64,63,62,61,60,59,58,57,56,55,54,53,52,51,50,49,48,47,46,45,44,43,42,41,40,39,38,37,36,35,34,33,32,31,30,29,28,27,26,25,24,23,22,21,20,19,18,17,16,15,14,13,12,11,10,9,8,8,8,8,8,8,8,8,8,8,8,8,8,8,8,8,8,8,8,8,8,8,8,8,8,8,8,8,8,8,8,8,7,7];
Y=-[-7,-7,-8,-9,-10,-11,-12,-13,-14,-15,-16,-17,-18,-19,-20,-21,-22,-23,-24,-25,-26,-27,-28,-29,-30,-31,-32,-33,-34,-35,-36,-37,-38,-39,-40,-41,-42,-43,-44,-45,-46,-47,-48,-49,-50,-51,-52,-53,-53,-53,-53,-53,-53,-53,-53,-53,-53,-53,-53,-53,-53,-53,-53,-53,-53,-53,-53,-53,-52,-51,-50,-49,-48,-47,-46,-46,-46,-46,-46,-46,-46,-46,-46,-46,-46,-46,-46,-46,-46,-47,-48,-49,-50,-51,-52,-53,-54,-55,-56,-57,-58,-59,-60,-61,-62,-63,-64,-65,-66,-67,-68,-69,-70,-71,-72,-73,-74,-75,-76,-77,-78,-79,-80,-81,-82,-83,-84,-85,-86,-87,-88,-89,-90,-91,-92,-93,-94,-94];
hold on;
plot(X,Y,'r');
legend('403.026','Location','southoutside');
